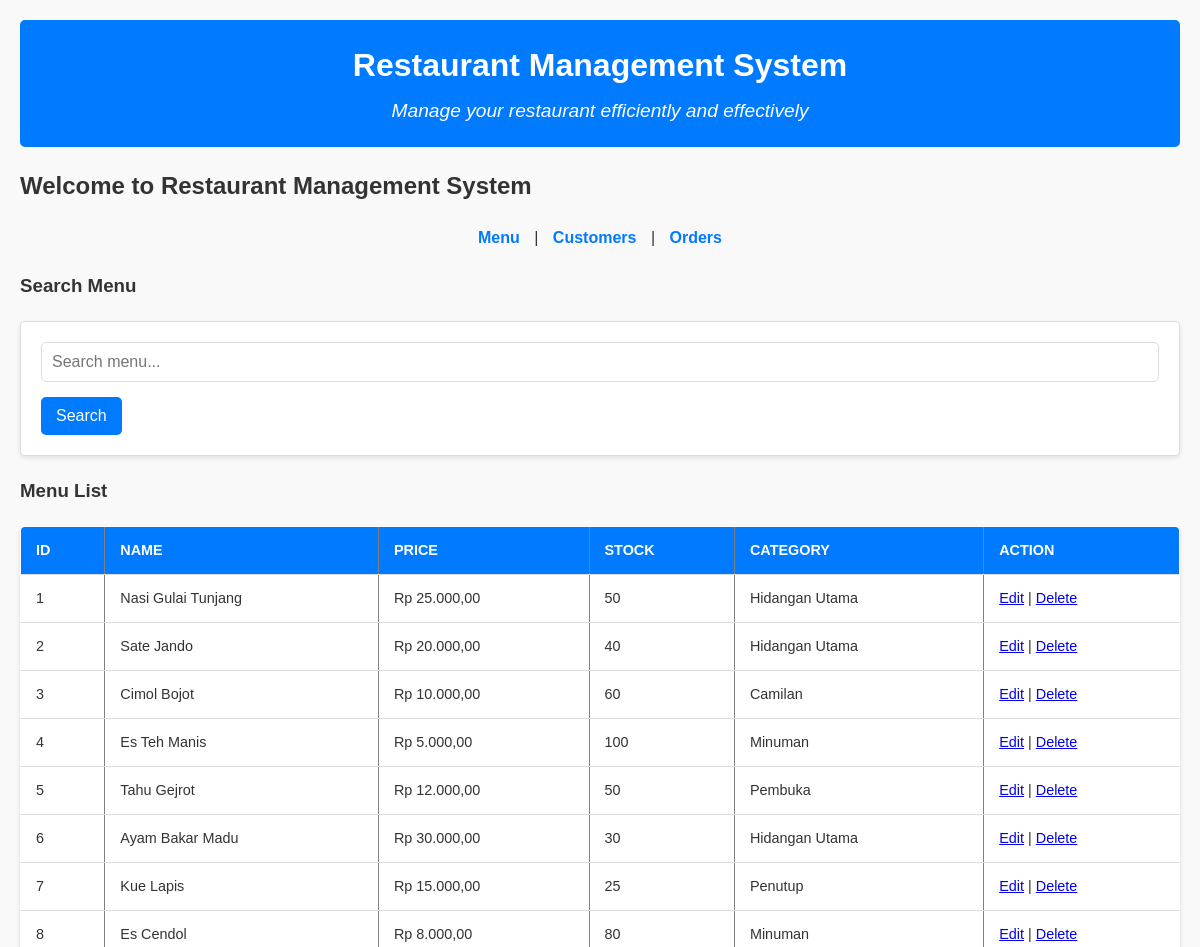
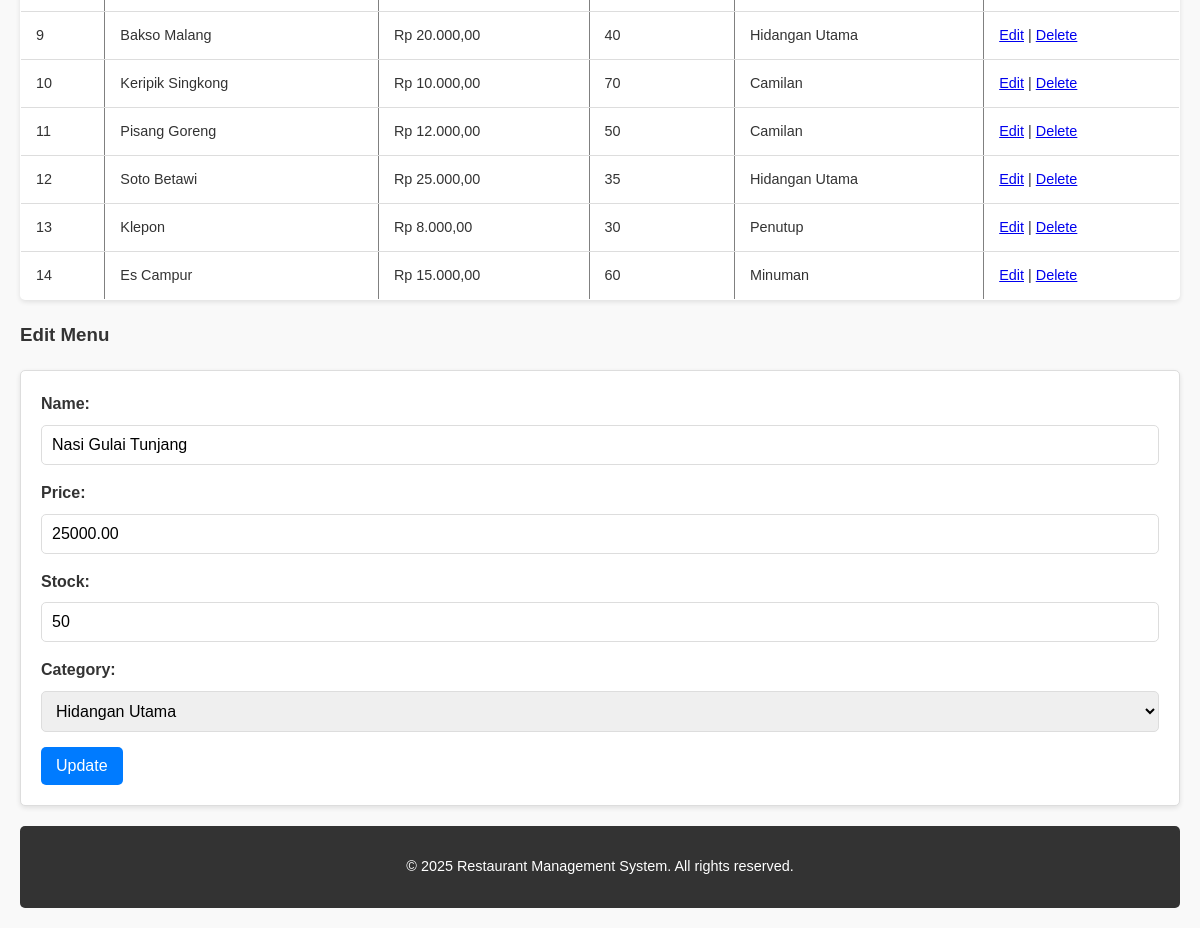
Page /?page=menu&edit=1 on the committed database (2 pictures, top to bottom).
### tables this page shows
CREATE TABLE menu (
    id INT AUTO_INCREMENT PRIMARY KEY,
    name VARCHAR(255) NOT NULL,
    price DECIMAL(10, 2) NOT NULL,
    stock INT NOT NULL,
    category_id INT NOT NULL,
    FOREIGN KEY (category_id) REFERENCES categories(id)
);

CREATE TABLE categories (
    id INT AUTO_INCREMENT PRIMARY KEY,
    name VARCHAR(100) NOT NULL
);

### config/db.php (called while the page is built, shortened)
<?php
class Database {
    private $host = "localhost";
    private $username = "root";
    private $password = "";
    private $dbname = "restaurant_db";
    public function __construct() {
        try {
            $this->conn = new PDO("mysql:host=$this->host;dbname=$this->dbname", $this->username, $this->password);
        } catch (PDOException $e) {
            echo "Connection failed: " . $e->getMessage();
        }
    }
}
?>

### class/Menu.php (called while the page is built, shortened)
<?php
require_once 'config/db.php';
class Menu
{
    private $db;
    public function __construct()
    {
        $this->db = (new Database())->conn;
    }
    public function getAllMenu()
    {
        $stmt = $this->db->query("SELECT menu.*, categories.name AS category_name
                                  FROM menu
                                  JOIN categories ON menu.category_id = categories.id
                                  ORDER BY menu.id ASC");
        return $stmt->fetchAll(PDO::FETCH_ASSOC);
    }
    public function getAllCategories()
    {
        $stmt = $this->db->query("SELECT * FROM categories");
        return $stmt->fetchAll(PDO::FETCH_ASSOC);
    }
}
?>

### view/menu.php (the view, shortened to what this page needs)
<h3>Search Menu</h3>
<form method="GET">
    <input type="text" name="search_menu" placeholder="Search menu..." value="<?= isset($_GET['search_menu']) ? $_GET['search_menu'] : '' ?>">
    <button type="submit">Search</button>
</form>
<h3>Menu List</h3>
<table border="1">
    <tr>
        <th>ID</th>
        <th>Name</th>
        <th>Price</th>
        <th>Stock</th>
        <th>Category</th>
        <th>Action</th>
    </tr>
    <?php
    $menus = isset($_GET['search_menu']) ? $menu->searchMenu($_GET['search_menu']) : $menu->getAllMenu();
    foreach ($menus as $m): ?>
        <tr>
            <td><?= $m['id'] ?></td>
            <td><?= $m['name'] ?></td>
            <td><?= 'Rp ' . number_format($m['price'], 2, ',', '.') ?></td>
            <td><?= $m['stock'] ?></td>
            <td><?= $m['category_name'] ?></td>
            <td>
                <a href="?page=menu&edit=<?= $m['id'] ?>">Edit</a> |
                <a href="?page=menu&delete_menu=<?= $m['id'] ?>">Delete</a>
            </td>
        </tr>
    <?php endforeach; ?>
</table>
<?php if (isset($_GET['edit'])):
    $menuToEdit = null;
    foreach ($menu->getAllMenu() as $m) {
        if ($m['id'] == $_GET['edit']) {
            $menuToEdit = $m;
            break;
        }
    }
    if ($menuToEdit): ?>
        <h3>Edit Menu</h3>
        <form method="POST">
            <label>Name:</label>
            <input type="text" name="name" value="<?= $menuToEdit['name'] ?>" required>
            <label>Price:</label>
            <input type="number" name="price" value="<?= $menuToEdit['price'] ?>" required>
            <label>Stock:</label>
            <input type="number" name="stock" value="<?= $menuToEdit['stock'] ?>" required>
            <label>Category:</label>
            <select name="category_id" required>
                <?php foreach ($menu->getAllCategories() as $category): ?>
                    <option value="<?= $category['id'] ?>" <?= $category['id'] == $menuToEdit['category_id'] ? 'selected' : '' ?>>
                        <?= $category['name'] ?>
                    </option>
                <?php endforeach; ?>
            </select>
            <button type="submit" name="update_menu">Update</button>
        </form>
    <?php endif; ?>
<?php endif; ?>

### style.css (style rules this page uses)
body { font-family: 'Arial', sans-serif; margin: 20px; background-color: #f9f9f9; color: #333; line-height: 1.6; }
table { width: 100%; border-collapse: collapse; margin: 20px 0; background-color: white; box-shadow: 0 2px 5px rgba(0, 0, 0, 0.1); border-radius: 5px; overflow: hidden; }
th, td { padding: 12px 15px; text-align: left; border-bottom: 1px solid #ddd; }
th { background-color: #007bff; color: white; text-transform: uppercase; font-size: 0.9em; }
td { font-size: 0.9em; }
form { margin: 20px 0; padding: 20px; background-color: white; border: 1px solid #ddd; border-radius: 5px; box-shadow: 0 2px 5px rgba(0, 0, 0, 0.1); }
form label { display: block; margin-bottom: 8px; font-weight: bold; color: #333; }
form input[type="text"], form input[type="email"], form input[type="number"], form select { width: 100%; padding: 10px; margin-bottom: 15px; border: 1px solid #ddd; border-radius: 5px; font-size: 1em; box-sizing: border-box; }
form button { background-color: #007bff; color: white; border: none; padding: 10px 15px; font-size: 1em; border-radius: 5px; cursor: pointer; transition: background-color 0.3s ease; }
button, a.button { display: inline-block; padding: 10px 15px; font-size: 1em; color: white; background-color: #007bff; text-decoration: none; border: none; border-radius: 5px; cursor: pointer; transition: background-color 0.3s ease; }

### rows in the picture
menu: id "1", name "Nasi Gulai Tunjang", price "25.000,00", stock "50", category.name "Hidangan Utama", price "25000.00", category_id "Hidangan Utama"
menu: id "2", name "Sate Jando", price "20.000,00", stock "40", category.name "Hidangan Utama"
menu: id "3", name "Cimol Bojot", price "10.000,00", stock "60", category.name "Camilan"
menu: id "4", name "Es Teh Manis", price "5.000,00", stock "100", category.name "Minuman"
menu: id "5", name "Tahu Gejrot", price "12.000,00", stock "50", category.name "Pembuka"
menu: id "6", name "Ayam Bakar Madu", price "30.000,00", stock "30", category.name "Hidangan Utama"
menu: id "7", name "Kue Lapis", price "15.000,00", stock "25", category.name "Penutup"
menu: id "8", name "Es Cendol", price "8.000,00", stock "80", category.name "Minuman"
menu: id "9", name "Bakso Malang", price "20.000,00", stock "40", category.name "Hidangan Utama"
menu: id "10", name "Keripik Singkong", price "10.000,00", stock "70", category.name "Camilan"
menu: id "11", name "Pisang Goreng", price "12.000,00", stock "50", category.name "Camilan"
menu: id "12", name "Soto Betawi", price "25.000,00", stock "35", category.name "Hidangan Utama"
menu: id "13", name "Klepon", price "8.000,00", stock "30", category.name "Penutup"
menu: id "14", name "Es Campur", price "15.000,00", stock "60", category.name "Minuman"
